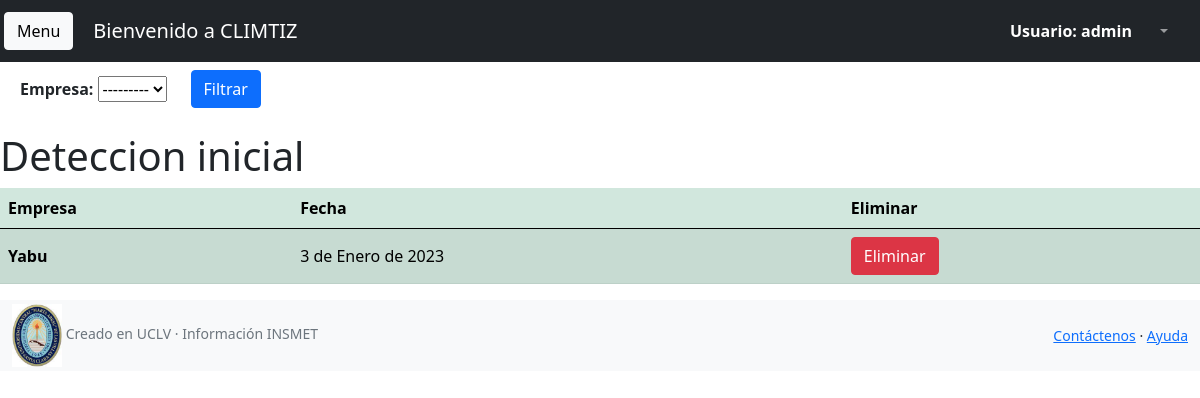
Before: /extras/aparicion_list (signed in) with the older database file.
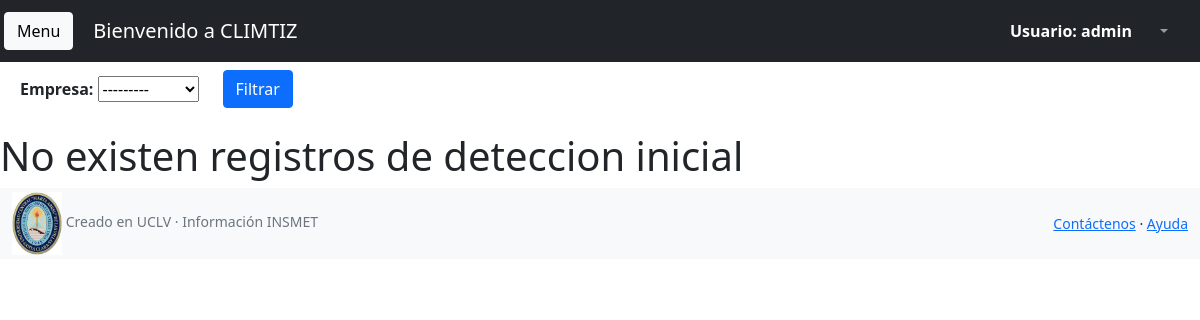
After: the same page with the newer database file.
### extras/models.py (models this page shows)
class Aparicion(models.Model):
    class Meta:
        unique_together = (('fecha','empresa'),)
    empresa = models.ForeignKey(Empresa, null = False, blank=False, on_delete = models.CASCADE)
    fecha =  models.DateField(default=datetime.today().strftime('%Y-%m-%d'))

### empresa/models.py (models this page shows)
class Empresa(models.Model):
    nombre = models.CharField(max_length=60)
    estacion = models.ForeignKey(Estacion, null = True, blank=False, on_delete = models.CASCADE)
    representante = models.CharField(max_length = 100)
    municipio = models.CharField(max_length = 100)
    provincia = models.CharField(max_length=30)
    variedad_actual = models.CharField(max_length=20, choices=TVARIEDAD, null=True)
    def __str__(self):
        return '{}'.format(self.nombre)

### extras/views.py (the view)
# urls.py: path('aparicion_list',AparicionListView.as_view() ,name="aparicion_list"),
class AparicionListView(UserPassesTestMixin,FilterView):
    model = Aparicion
    template_name = 'datos_deteccion.html'
    filterset_class = CultivarFilter
    def test_func(self):
        return self.request.user.is_authenticated

### extras/filters.py (called while the page is built)
    def qs(self):
        parent = super().qs
        parent = parent.order_by("fecha").reverse()
        return parent

### mensajes/processors.py (called while the page is built)
def ctx_dict(request):
    sol=None
    if request.user.is_authenticated:
        sol = len(Mensajes.objects.filter(recibido=False).filter(destinatario=request.user))
    ctx={'test':sol}
    print(sol)
    return ctx

### extras/templates/datos_deteccion.html (shortened to what this page needs)
{% extends 'index_admin.html' %}
{% load static %}
{% block content %}
<form class="row g-3 m-2" method='get'>
    <div class="row">
      <div class="col-auto">
      <label for="id_empresa" class="col-form-label"><strong>Empresa: </strong></label>
      {{filter.form.empresa}}
      </div>
      <div class="col-4">
        <button type="submit" class="btn btn-primary mb-3">Filtrar</button>
      </div>
    </div>
</form>
{% if object_list %}
<h1>Deteccion inicial</h1>
<div class="table-responsive">
    <table class="table align-middle  table-success table-striped">
        <thead>
          <tr>
            <th scope="col">Empresa</th>
            <th scope="col">Fecha</th>
            <th scope="col">Eliminar</th>
          </tr>
        </thead>
        <tbody>
{% for clima in filter.qs %}
          <tr>
            <th scope="row">{{clima.empresa}}</th>
            <td>{{clima.fecha}}</td>
            <td>
              <a class="btn btn-danger" href="{% url 'extras:aparicion_delete' clima.id %}">Eliminar</a>
            </td>
          </tr>
    {% endfor %}
  </tbody>
{% else %}
<h1>No existen registros de deteccion inicial</h1>
{% endif %}
</table>
</div>
{% endblock content %}

Changed rows visible on the page:
removed Aparicion: empresa "Yabu", fecha "3 de Enero de 2023"
Other visible differences:
text no longer shown: "Deteccion inicial Empresa Fecha Eliminar"
text now shown: "No existen registros de deteccion inicial"
